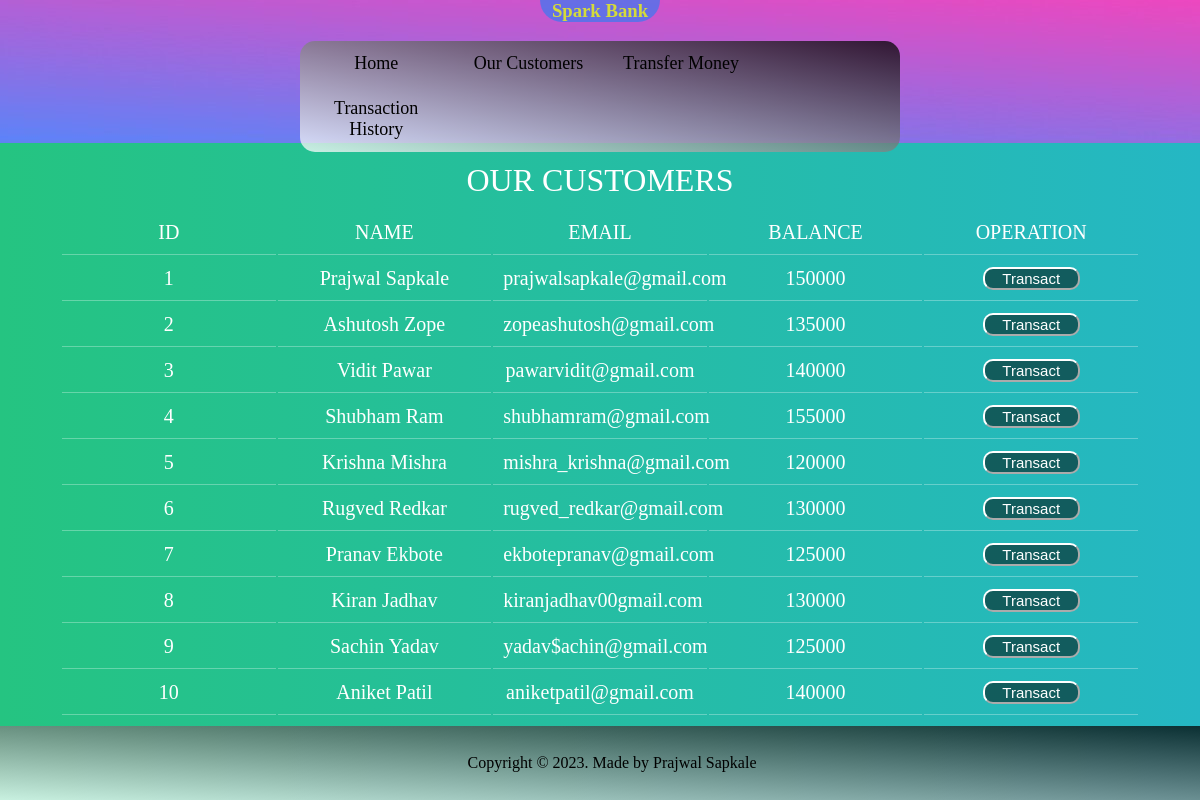
The page /customers.php on the database its author committed.
### tables this page shows
CREATE TABLE cust_info (ID INTEGER PRIMARY KEY, C_NAME VARCHAR (50), EMAIL VARCHAR (50), BALANCE DOUBLE NOT NULL);

### customers.php (the view, shortened to what this page needs)
<html lang="en">
<head>
<div class="cs">
    <link rel="stylesheet" href="style.css">
</head>
<body>
<?php
    include 'connect.php';
    $sql = "SELECT * FROM cust_info";
    $result = mysqli_query($conn,$sql);
?>
        <div class="container">
            <h1>Our Customers</h1>
                <table>
                    <div class="table-header">
                    <thead>
                        <tr>
                            <th class="text-center">Id</th>
                            <th class="text-center">Name</th>
                            <th class="text-center">Email</th>
                            <th class="text-center">Balance</th>
                            <th class="text-center">Operation</th>
                        </tr>
                    </thead>
                    </div>
                    <div class="table-content">
                    <tbody>
                        <?php
                            while($rows=mysqli_fetch_assoc($result)){
                        ?>
                        <tr>
                            <td class="py-2"><?php echo $rows['ID'] ?></td>
                            <td class="py-2"><?php echo $rows['C_NAME']?></td>
                            <td class="py-2"><?php echo $rows['EMAIL']?></td>
                            <td class="py-2"><?php echo $rows['BALANCE']?></td>
                            <td><a href="moneytransfer.php?ID= <?php echo $rows['ID'] ;?>">
                            <button type="button" class="btn">Transact</button></a></td>
                        </tr>
                        <?php
                            }
                        ?>
                    </tbody>
                    </div>
                </table>
        </div>
</body>
</html>

### style.css (style rules this page uses)
html, body { width: 100%; margin: 0px; padding: 0px; background-repeat: no-repeat; }
html { background-image: linear-gradient(to right, #25c481, #25b7c4); background-size: cover; height: 100%; position: relative; }
body { background-image: url("color.jpg"); background-position: center top; height: 18%; }
h1 { color: #ffffff; text-transform: uppercase; font-weight: 300; text-align: center; margin: 10px; animation: fadeInAnimation ease 1.5s; animation-iteration-count: 1; animation-fill-mode: forwards; }
table { table-layout: fixed; margin: auto; width:90%; animation: fadeInAnimation ease 1.5s; animation-iteration-count: 1; animation-fill-mode: forwards; }
.table-header { background-color: rgba(255,255,255,0.3); }
th, label { padding: 10px; text-align: center; font-weight: 300; font-size: 20px; color: #ffffff; text-transform: uppercase; border-bottom: solid 1px rgba(255,255,255,0.3); }
td, h2 { padding: 10px; text-align: center; vertical-align:middle; font-weight: 300; font-size: 20px; color: #ffffff; border-bottom: solid 1px rgba(255,255,255,0.3); border-width: 300%; }
.container { text-align: center; animation: fadeInAnimation ease 1.5s; animation-iteration-count: 1; animation-fill-mode: forwards; position: relative; margin: auto; }
.btn, option { text-align: center; vertical-align:middle; font-weight: 300; font-size: 15px; color: #fff; background-color: rgb(0, 0, 0, 0.5); border-radius: 10px; border-color: #ffffff; width: 50%; }

### rows shown on the page
cust_info: ID "1", C_NAME "Prajwal Sapkale", EMAIL "prajwalsapkale@gmail.com", BALANCE "150000"
cust_info: ID "2", C_NAME "Ashutosh Zope", EMAIL "zopeashutosh@gmail.com", BALANCE "135000"
cust_info: ID "3", C_NAME "Vidit Pawar", EMAIL "pawarvidit@gmail.com", BALANCE "140000"
cust_info: ID "4", C_NAME "Shubham Ram", EMAIL "shubhamram@gmail.com", BALANCE "155000"
cust_info: ID "5", C_NAME "Krishna Mishra", EMAIL "mishra_krishna@gmail.com", BALANCE "120000"
cust_info: ID "6", C_NAME "Rugved Redkar", EMAIL "rugved_redkar@gmail.com", BALANCE "130000"
cust_info: ID "7", C_NAME "Pranav Ekbote", EMAIL "ekbotepranav@gmail.com", BALANCE "125000"
cust_info: ID "8", C_NAME "Kiran Jadhav", EMAIL "kiranjadhav00gmail.com", BALANCE "130000"
cust_info: ID "9", C_NAME "Sachin Yadav", EMAIL "yadav$achin@gmail.com", BALANCE "125000"
cust_info: ID "10", C_NAME "Aniket Patil", EMAIL "aniketpatil@gmail.com", BALANCE "140000"
